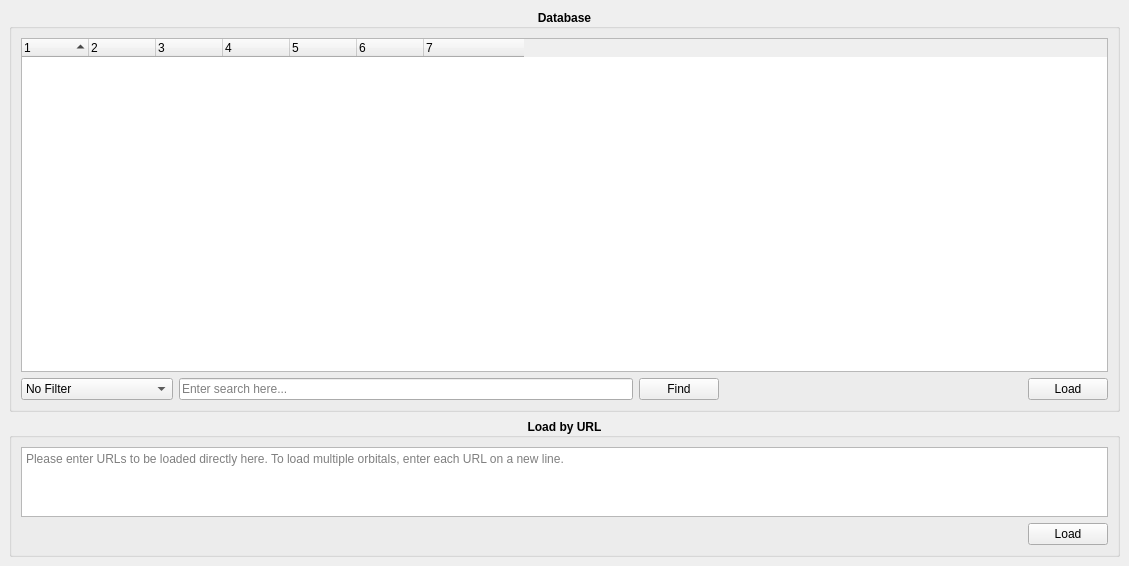
<?xml version="1.0" encoding="UTF-8"?>
<ui version="4.0">
 <class>main_window</class>
 <widget class="QMainWindow" name="main_window">
  <property name="windowModality">
   <enum>Qt::NonModal</enum>
  </property>
  <property name="geometry">
   <rect>
    <x>0</x>
    <y>0</y>
    <width>1129</width>
    <height>566</height>
   </rect>
  </property>
  <property name="windowTitle">
   <string>Load .cube files online...</string>
  </property>
  <widget class="QWidget" name="central_widget">
   <layout class="QVBoxLayout" name="verticalLayout" stretch="3,1">
    <item>
     <widget class="QGroupBox" name="database_groupbox">
      <property name="font">
       <font>
        <weight>75</weight>
        <bold>true</bold>
       </font>
      </property>
      <property name="title">
       <string>Database</string>
      </property>
      <property name="alignment">
       <set>Qt::AlignCenter</set>
      </property>
      <layout class="QVBoxLayout" name="verticalLayout_3">
       <item>
        <widget class="QTreeWidget" name="tree">
         <property name="font">
          <font>
           <weight>50</weight>
           <bold>false</bold>
          </font>
         </property>
         <property name="toolTip">
          <string>A tree consisting of molecules and their orbitals listed in the database file.
Choose one or more orbitals by selecting the wanted orbitals and click 'Load'.

To load multiple orbitals keep the Ctrl (or Shift) key pressed during the selection process.

To load an entire molecule, simply select the molecule row.</string>
         </property>
         <property name="horizontalScrollBarPolicy">
          <enum>Qt::ScrollBarAlwaysOff</enum>
         </property>
         <property name="alternatingRowColors">
          <bool>true</bool>
         </property>
         <property name="selectionMode">
          <enum>QAbstractItemView::ExtendedSelection</enum>
         </property>
         <property name="verticalScrollMode">
          <enum>QAbstractItemView::ScrollPerPixel</enum>
         </property>
         <property name="sortingEnabled">
          <bool>true</bool>
         </property>
         <property name="allColumnsShowFocus">
          <bool>true</bool>
         </property>
         <property name="columnCount">
          <number>7</number>
         </property>
         <attribute name="headerMinimumSectionSize">
          <number>10</number>
         </attribute>
         <attribute name="headerDefaultSectionSize">
          <number>67</number>
         </attribute>
         <attribute name="headerStretchLastSection">
          <bool>false</bool>
         </attribute>
         <column>
          <property name="text">
           <string notr="true">1</string>
          </property>
         </column>
         <column>
          <property name="text">
           <string notr="true">2</string>
          </property>
         </column>
         <column>
          <property name="text">
           <string notr="true">3</string>
          </property>
         </column>
         <column>
          <property name="text">
           <string notr="true">4</string>
          </property>
         </column>
         <column>
          <property name="text">
           <string notr="true">5</string>
          </property>
         </column>
         <column>
          <property name="text">
           <string notr="true">6</string>
          </property>
         </column>
         <column>
          <property name="text">
           <string notr="true">7</string>
          </property>
         </column>
        </widget>
       </item>
       <item>
        <layout class="QHBoxLayout" name="database_layout" stretch="1,3,0,2,0">
         <item>
          <widget class="QComboBox" name="combobox">
           <property name="minimumSize">
            <size>
             <width>150</width>
             <height>0</height>
            </size>
           </property>
           <property name="font">
            <font>
             <weight>50</weight>
             <bold>false</bold>
            </font>
           </property>
           <property name="toolTip">
            <string>Choose a filter for XC-functionals.</string>
           </property>
           <property name="editable">
            <bool>false</bool>
           </property>
           <property name="frame">
            <bool>true</bool>
           </property>
           <item>
            <property name="text">
             <string>No Filter</string>
            </property>
           </item>
           <item>
            <property name="text">
             <string>B3LYP</string>
            </property>
           </item>
           <item>
            <property name="text">
             <string>HSE</string>
            </property>
           </item>
           <item>
            <property name="text">
             <string>OT-RSH</string>
            </property>
           </item>
           <item>
            <property name="text">
             <string>PBE</string>
            </property>
           </item>
          </widget>
         </item>
         <item>
          <widget class="QLineEdit" name="line_edit">
           <property name="minimumSize">
            <size>
             <width>250</width>
             <height>0</height>
            </size>
           </property>
           <property name="font">
            <font>
             <weight>50</weight>
             <bold>false</bold>
            </font>
           </property>
           <property name="toolTip">
            <string>Search a molecule by name.</string>
           </property>
           <property name="placeholderText">
            <string>Enter search here...</string>
           </property>
           <property name="clearButtonEnabled">
            <bool>true</bool>
           </property>
          </widget>
         </item>
         <item>
          <widget class="QPushButton" name="find_button">
           <property name="font">
            <font>
             <weight>50</weight>
             <bold>false</bold>
            </font>
           </property>
           <property name="toolTip">
            <string>Searches for the molecule entered in the line edit.</string>
           </property>
           <property name="text">
            <string>Find</string>
           </property>
          </widget>
         </item>
         <item>
          <spacer name="top_spacer">
           <property name="orientation">
            <enum>Qt::Horizontal</enum>
           </property>
           <property name="sizeHint" stdset="0">
            <size>
             <width>40</width>
             <height>20</height>
            </size>
           </property>
          </spacer>
         </item>
         <item>
          <widget class="QPushButton" name="database_load_button">
           <property name="font">
            <font>
             <weight>50</weight>
             <bold>false</bold>
            </font>
           </property>
           <property name="toolTip">
            <string>Load all selected molecules and orbitals.</string>
           </property>
           <property name="text">
            <string>Load</string>
           </property>
           <property name="autoDefault">
            <bool>false</bool>
           </property>
          </widget>
         </item>
        </layout>
       </item>
      </layout>
     </widget>
    </item>
    <item>
     <widget class="QGroupBox" name="url_groupbox">
      <property name="font">
       <font>
        <weight>75</weight>
        <bold>true</bold>
       </font>
      </property>
      <property name="title">
       <string>Load by URL</string>
      </property>
      <property name="alignment">
       <set>Qt::AlignCenter</set>
      </property>
      <layout class="QVBoxLayout" name="verticalLayout_2">
       <item>
        <widget class="QPlainTextEdit" name="text_edit">
         <property name="font">
          <font>
           <weight>50</weight>
           <bold>false</bold>
          </font>
         </property>
         <property name="verticalScrollBarPolicy">
          <enum>Qt::ScrollBarAsNeeded</enum>
         </property>
         <property name="horizontalScrollBarPolicy">
          <enum>Qt::ScrollBarAsNeeded</enum>
         </property>
         <property name="lineWrapMode">
          <enum>QPlainTextEdit::NoWrap</enum>
         </property>
         <property name="placeholderText">
          <string>Please enter URLs to be loaded directly here. To load multiple orbitals, enter each URL on a new line.</string>
         </property>
        </widget>
       </item>
       <item>
        <layout class="QHBoxLayout" name="url_layout">
         <item>
          <spacer name="bottom_spacer">
           <property name="orientation">
            <enum>Qt::Horizontal</enum>
           </property>
           <property name="sizeHint" stdset="0">
            <size>
             <width>40</width>
             <height>20</height>
            </size>
           </property>
          </spacer>
         </item>
         <item>
          <widget class="QPushButton" name="url_load_button">
           <property name="font">
            <font>
             <weight>50</weight>
             <bold>false</bold>
            </font>
           </property>
           <property name="text">
            <string>Load</string>
           </property>
          </widget>
         </item>
        </layout>
       </item>
      </layout>
     </widget>
    </item>
   </layout>
  </widget>
 </widget>
 <resources/>
 <connections/>
</ui>
